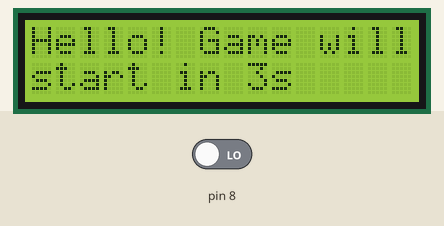
This sketch was run on a simulated Arduino Uno, built with avr-gcc and run on an emulated ATmega328P. On the bench: 16×2 character LCD. Inputs (shaded band) come from the test bench; at power-on: pin 8 LOW. What the sketch prints to the serial monitor is not drawn. At 5.3 s the program stops and its outputs stay as they are.

Above: at 1.2 s.
1.3 s: pin 8 driven HIGH
At 3.17 s:
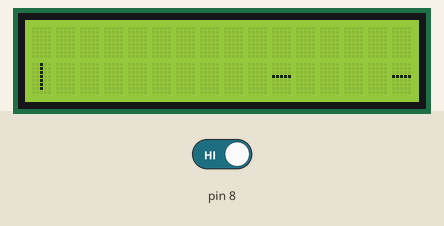
At 5.8 s:
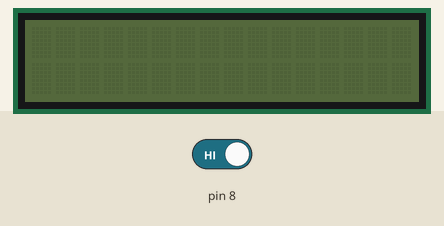
Timing chart, 0 to 6.8 s (numbered marks = the images above; inputs shaded):
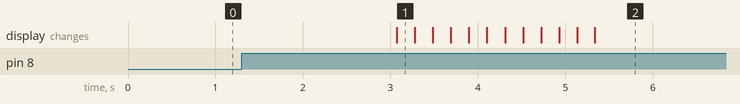

The sketch:

game.ino
```cpp
/*

  The circuit:
 * LCD RS pin to digital pin 12
 * LCD Enable pin to digital pin 11
 * LCD D4 pin to digital pin 5
 * LCD D5 pin to digital pin 4
 * LCD D6 pin to digital pin 3
 * LCD D7 pin to digital pin 2
 * LCD R/W pin to ground
 * LCD VSS pin to ground
 * LCD VCC pin to 5V
 * 10K resistor:
 * ends to +5V and ground
 * wiper to LCD VO pin (pin 3)

 */

// include the library code:
#include <LiquidCrystal.h>

// initialize the library with the numbers of the interface pins
LiquidCrystal lcd(12, 11, 5, 4, 3, 2);

void setup() {
  // set up the LCD's number of columns and rows:
  lcd.begin(16, 2);
  lcd.noCursor();
  Serial.begin(9600);
  // Print a message to the LCD.
  pinMode(8, INPUT);
  // lcd.print("hello, world!");
}
int xo[10] = {10,15,20,25,30,39,45,49,52,60};
int xv[10] = {10,15,20,25,30,39,45,49,52,60};

int yo[10] = {1,1,0,1,0,1,1,0,0,1};
int x=0,y=0;
int highScore=0;
int lastButtonState = 0;
bool gameOn=true,isNeg=false;
int buttonState=0;
void loop() {
      lcd.setCursor(0, 0);
  lcd.print("Hello! Game will");
       lcd.setCursor(0, 1);

  lcd.print("start in 3s");
  delay(3000);

  while(gameOn){
    lcd.clear();
    buttonState = digitalRead(8);


    if (buttonState != lastButtonState) {
     if(buttonState==HIGH)
      if(y==0)
       y=1;
       else
       y=0;
    }
    // set the cursor to column 0, line 1
    // (note: line 1 is the second row, since counting begins with 0):

    // print the number of seconds since reset:
    lcd.setCursor(x, y);
    lcd.print("|");
    lastButtonState=buttonState;

       for(int i=0;i<10;i++){
         if(x==xo[i] && y==yo[i]){
          gameOn=false;
              lcd.clear();
           break;
         }
         if(xo[i]==0)
           highScore+=1;


         if(xo[i]>=0){
        	lcd.setCursor(xo[i], yo[i]);
        	lcd.print("-");

         }
         if(xo[i]<0)
           isNeg=true;
         else
           isNeg=false;
               xo[i]=xo[i]-1;

         	 Serial.println(xo[i]);
     }
    if(xo[9]<0)
     for(int j=0;j<1;j++)
      xo[j]=xv[j];
    delay(200);
    }

  lcd.setCursor(0, 0);
      lcd.print("Game Over");
   lcd.setCursor(0, 1);

      lcd.print("Score - ");
  lcd.print(highScore);
 	exit(0);


}
 
```
